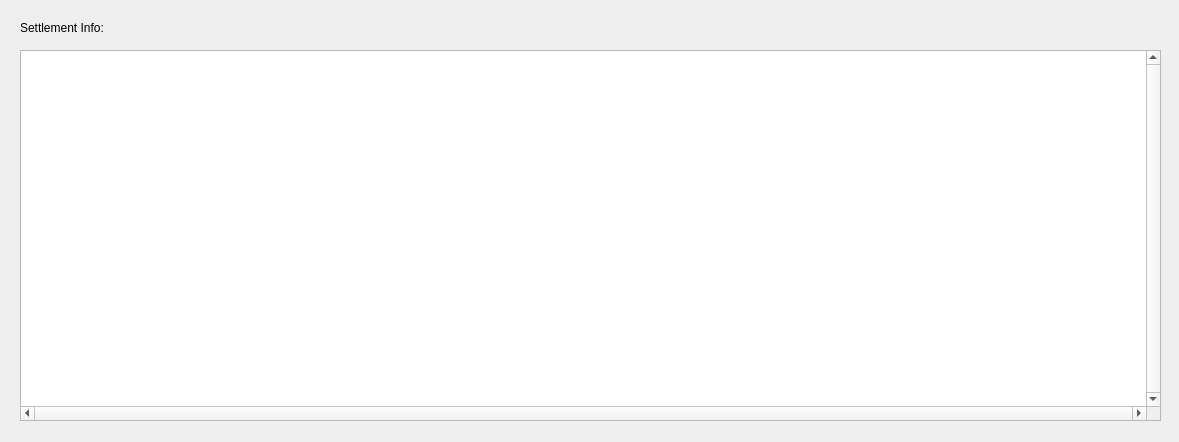
<?xml version="1.0" encoding="UTF-8"?>
<ui version="4.0">
 <class>settlementInfo</class>
 <widget class="QWidget" name="settlementInfo">
  <property name="geometry">
   <rect>
    <x>0</x>
    <y>0</y>
    <width>1179</width>
    <height>442</height>
   </rect>
  </property>
  <property name="windowTitle">
   <string>settlementInfo</string>
  </property>
  <widget class="QTextEdit" name="info">
   <property name="geometry">
    <rect>
     <x>20</x>
     <y>50</y>
     <width>1141</width>
     <height>371</height>
    </rect>
   </property>
   <property name="font">
    <font>
     <family>宋体</family>
    </font>
   </property>
   <property name="verticalScrollBarPolicy">
    <enum>Qt::ScrollBarAlwaysOn</enum>
   </property>
   <property name="horizontalScrollBarPolicy">
    <enum>Qt::ScrollBarAlwaysOn</enum>
   </property>
   <property name="acceptRichText">
    <bool>false</bool>
   </property>
  </widget>
  <widget class="QLabel" name="label">
   <property name="geometry">
    <rect>
     <x>20</x>
     <y>20</y>
     <width>91</width>
     <height>16</height>
    </rect>
   </property>
   <property name="text">
    <string>Settlement Info:</string>
   </property>
  </widget>
 </widget>
 <layoutdefault spacing="6" margin="11"/>
 <resources/>
 <connections/>
</ui>
